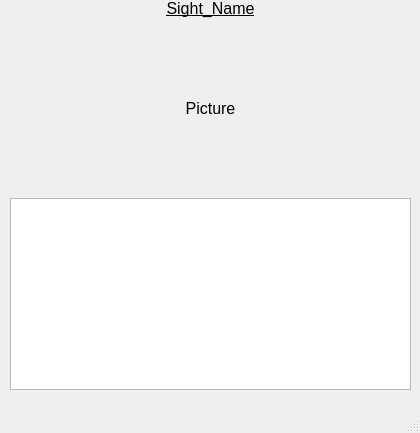
<?xml version="1.0" encoding="UTF-8"?>
<ui version="4.0">
 <class>view_window</class>
 <widget class="QMainWindow" name="view_window">
  <property name="geometry">
   <rect>
    <x>0</x>
    <y>0</y>
    <width>420</width>
    <height>433</height>
   </rect>
  </property>
  <property name="windowTitle">
   <string>MainWindow</string>
  </property>
  <widget class="QWidget" name="centralwidget">
   <widget class="QWidget" name="verticalLayoutWidget">
    <property name="geometry">
     <rect>
      <x>10</x>
      <y>-1</y>
      <width>401</width>
      <height>391</height>
     </rect>
    </property>
    <layout class="QVBoxLayout" name="verticalLayout">
     <item>
      <widget class="QLabel" name="sight_name_lbl">
       <property name="sizePolicy">
        <sizepolicy hsizetype="Preferred" vsizetype="Fixed">
         <horstretch>0</horstretch>
         <verstretch>0</verstretch>
        </sizepolicy>
       </property>
       <property name="font">
        <font>
         <pointsize>12</pointsize>
         <underline>true</underline>
        </font>
       </property>
       <property name="text">
        <string>Sight_Name</string>
       </property>
       <property name="alignment">
        <set>Qt::AlignCenter</set>
       </property>
       <property name="wordWrap">
        <bool>true</bool>
       </property>
      </widget>
     </item>
     <item>
      <widget class="QLabel" name="pict_lbl">
       <property name="sizePolicy">
        <sizepolicy hsizetype="Preferred" vsizetype="MinimumExpanding">
         <horstretch>0</horstretch>
         <verstretch>0</verstretch>
        </sizepolicy>
       </property>
       <property name="font">
        <font>
         <pointsize>12</pointsize>
        </font>
       </property>
       <property name="text">
        <string>Picture</string>
       </property>
       <property name="alignment">
        <set>Qt::AlignCenter</set>
       </property>
      </widget>
     </item>
     <item>
      <widget class="QTextEdit" name="descript">
       <property name="font">
        <font>
         <pointsize>11</pointsize>
        </font>
       </property>
       <property name="readOnly">
        <bool>true</bool>
       </property>
      </widget>
     </item>
    </layout>
   </widget>
  </widget>
  <widget class="QMenuBar" name="menubar">
   <property name="geometry">
    <rect>
     <x>0</x>
     <y>0</y>
     <width>420</width>
     <height>21</height>
    </rect>
   </property>
  </widget>
  <widget class="QStatusBar" name="statusbar"/>
 </widget>
 <resources/>
 <connections/>
</ui>
